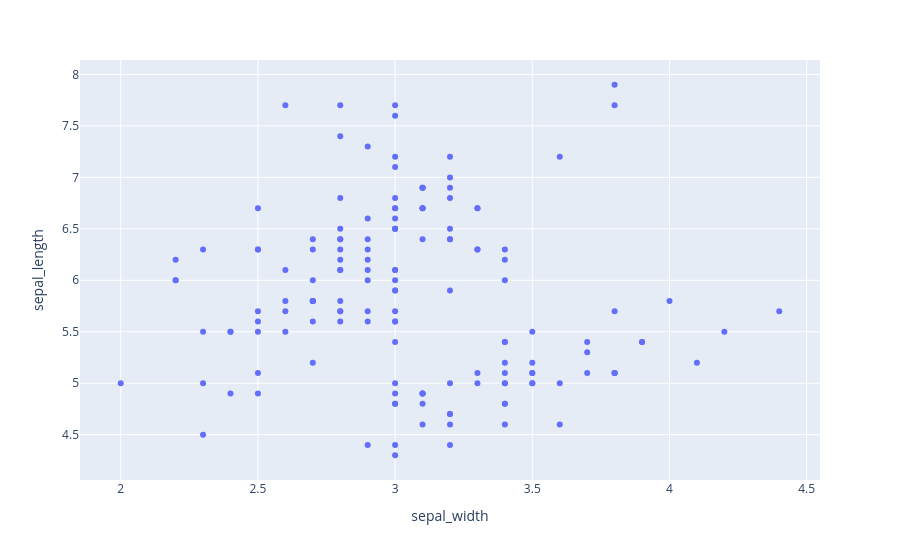

Write notebook code for a chart like this one.
### Code cell
px.scatter(iris,x='sepal_width',y='sepal_length')

### Figure 1 — Plotly figure (JSON) as saved in the notebook; plotly's stock layout.template omitted (floating-point values rounded to 4 significant figures; data arrays with more than 128 entries replaced by an {"elided": "..."} marker saying what was removed)
{"data": [{"hovertemplate": "sepal_width=%{x}<br>sepal_length=%{y}<extra></extra>", "legendgroup": "", "marker": {"color": "#636efa", "symbol": "circle"}, "mode": "markers", "name": "", "orientation": "v", "showlegend": false, "type": "scatter", "x": {"elided": "150 float values"}, "xaxis": "x", "y": {"elided": "150 float values"}, "yaxis": "y"}], "layout": {"autosize": true, "legend": {"tracegroupgap": 0}, "margin": {"t": 60}, "xaxis": {"anchor": "y", "autorange": true, "domain": [0, 1], "range": [1.846, 4.554], "title": {"text": "sepal_width"}, "type": "linear"}, "yaxis": {"anchor": "x", "autorange": true, "domain": [0, 1], "range": [4.021, 8.179], "title": {"text": "sepal_length"}, "type": "linear"}}}
